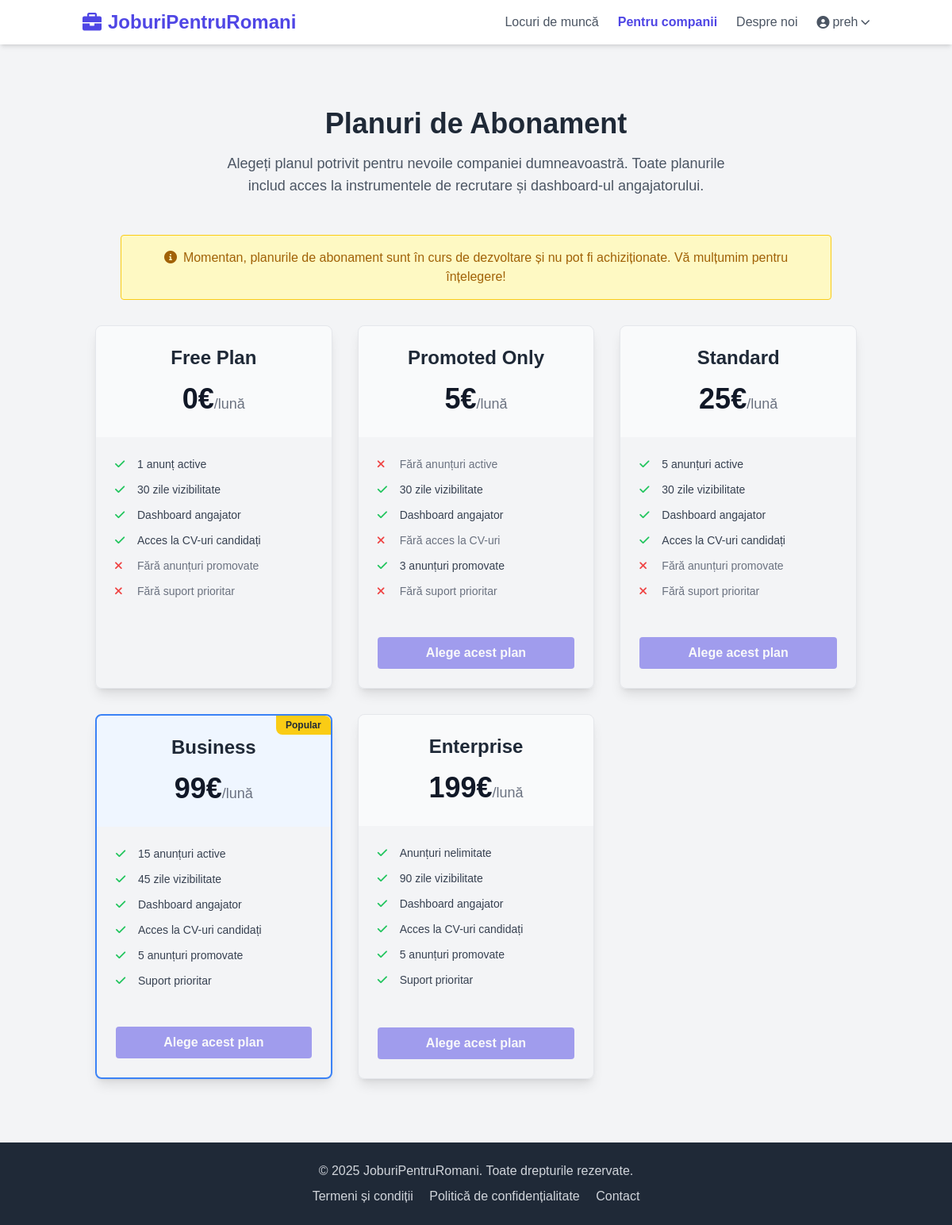
Page /payments/plans/ (signed in) on the committed database.
### accounts/models.py (models this page shows, shortened)
class User(AbstractUser):
    USER_TYPE_CHOICES = (
        ('job_seeker', 'Job Seeker'),
        ('company', 'Company'),
    )
    user_type = models.CharField(max_length=20, choices=USER_TYPE_CHOICES, default='job_seeker')
    groups = models.ManyToManyField(
        'auth.Group',
        verbose_name='groups',
        blank=True,
        help_text='The groups this user belongs to. A user will get all permissions granted to each of their groups.',
        related_name="custom_user_set", # Changed related_name
        related_query_name="user",
    )
    user_permissions = models.ManyToManyField(
        'auth.Permission',
        verbose_name='user permissions',
        blank=True,
        help_text='Specific permissions for this user.',
        related_name="custom_user_set", # Changed related_name
        related_query_name="user",
    )
    is_active = models.BooleanField(
        'active',
        default=False, # Changed default to False
        help_text= (
            'Designates whether this user should be treated as active. '
            'Unselect this instead of deleting accounts.'
        ),
    )

### payments/models.py (models this page shows, shortened)
class SubscriptionPlan(models.Model):
    name = models.CharField(max_length=100, unique=True) # e.g., Free, Standard, Business
    slug = models.SlugField(max_length=100, unique=True, blank=True)
    description = models.TextField(blank=True, null=True) # Optional description
    price = models.DecimalField(max_digits=10, decimal_places=2, default=0.00)
    currency = models.CharField(max_length=3, default='€') # Assuming Euro for now
    max_active_jobs = models.PositiveIntegerField(default=1, help_text="Maximum number of jobs a company can have active at once. Use 0 for unlimited (handle in logic).")
    visibility_days = models.PositiveIntegerField(default=30, help_text="Number of days a job posting remains visible.")
    has_company_dashboard = models.BooleanField(default=True, help_text="Does this plan include access to the company dashboard?")
    has_cv_access = models.BooleanField(default=False, help_text="Does this plan allow access to candidate CVs?")
    promoted_jobs_limit = models.PositiveIntegerField(default=0, help_text="Maximum number of jobs that can be promoted simultaneously.")
    has_priority_support = models.BooleanField(default=False, help_text="Does this plan include priority support?")
    is_active = models.BooleanField(default=True, help_text="Allow disabling plans from being selected.")
    is_featured = models.BooleanField(default=False, help_text="Mark this plan as 'Popular' or featured.")
    is_promoted_only = models.BooleanField(default=False, help_text="Is this a special plan only for promoting existing jobs?")
    class Meta:
        ordering = ['price'] # Order plans by price by default

### payments/views.py (the view, shortened to what this page needs)
# urls.py: path('plans/', views.plan_list, name='plan_list'),
@login_required
def plan_list(request):
    plans = SubscriptionPlan.objects.filter(is_active=True).order_by('price')
    context = {'plans': plans}
    return render(request, 'payments/plans.html', context)

### payments/templates/payments/plans.html (shortened to what this page needs)
{% extends 'base.html' %}
{% load static %}
{% block content %}
<div class="container mx-auto px-4 py-12">
    <div class="text-center mb-12">
        <h1 class="text-3xl md:text-4xl font-bold text-gray-800 mb-4">Planuri de Abonament</h1>
        <p class="text-lg text-gray-600 max-w-2xl mx-auto">Alegeți planul potrivit pentru nevoile companiei dumneavoastră. Toate planurile includ acces la instrumentele de recrutare și dashboard-ul angajatorului.</p>
    </div>
    <div class="mb-8 p-4 bg-yellow-100 border border-yellow-400 text-yellow-700 rounded max-w-4xl mx-auto text-center">
        <p><i class="fas fa-info-circle mr-2"></i>Momentan, planurile de abonament sunt în curs de dezvoltare și nu pot fi achiziționate. Vă mulțumim pentru înțelegere!</p>
    </div>
    <div class="grid grid-cols-1 md:grid-cols-2 lg:grid-cols-3 gap-8 max-w-6xl mx-auto items-stretch">
        {% for plan in plans %}
        <div class="relative border rounded-lg shadow-lg flex flex-col {% if plan.is_featured %}border-blue-500 border-2{% else %}border-gray-200{% endif %}">
            {% if plan.is_featured %}
            <span class="absolute top-0 right-0 bg-yellow-400 text-gray-800 text-xs font-bold px-3 py-1 rounded-bl-lg rounded-tr-lg">Popular</span>
            {% endif %}
            <div class="p-6 {% if plan.is_featured %}bg-blue-50{% else %}bg-gray-50{% endif %} rounded-t-lg">
                <h2 class="text-2xl font-semibold text-center text-gray-800 mb-4">{{ plan.name }}</h2>
                <p class="text-4xl font-bold text-center text-gray-900 mb-1">
                    {{ plan.price|floatformat:0 }}{{ plan.currency }}<span class="text-lg font-normal text-gray-500">/lună</span>
                </p>
            </div>
            <ul class="p-6 space-y-3 text-sm text-gray-700 flex-grow">
                <li class="flex items-center">
                    {% if plan.max_active_jobs > 0 %}
                        <i class="fas fa-check text-green-500 w-5 mr-2"></i>
                        {% if plan.max_active_jobs >= 9999 %}
                            Anunțuri nelimitate
                        {% else %}
                            {{ plan.max_active_jobs }} anunț{% if plan.max_active_jobs > 1 %}uri{% endif %} active
                        {% endif %}
                    {% else %}
                         <i class="fas fa-times text-red-500 w-5 mr-2"></i>
                         <span class="text-gray-500">Fără anunțuri active</span>
                    {% endif %}
                </li>
                <li class="flex items-center">
                    {% if plan.visibility_days > 0 %}
                        <i class="fas fa-check text-green-500 w-5 mr-2"></i>
                        {{ plan.visibility_days }} zile vizibilitate
                    {% else %}
                         <i class="fas fa-times text-red-500 w-5 mr-2"></i>
                         <span class="text-gray-500">Vizibilitate limitată</span>
                    {% endif %}
                </li>
                <li class="flex items-center">
                    {% if plan.has_company_dashboard %}
                        <i class="fas fa-check text-green-500 w-5 mr-2"></i>
                        Dashboard angajator
                    {% else %}
                         <i class="fas fa-times text-red-500 w-5 mr-2"></i>
                         <span class="text-gray-500">Fără dashboard angajator</span>
                    {% endif %}
                </li>
                <li class="flex items-center">
                    {% if plan.has_cv_access %}
                        <i class="fas fa-check text-green-500 w-5 mr-2"></i>
                        Acces la CV-uri candidați
                    {% else %}
                         <i class="fas fa-times text-red-500 w-5 mr-2"></i>
                         <span class="text-gray-500">Fără acces la CV-uri</span>
                    {% endif %}
                </li>
                 <li class="flex items-center">
                    {% if plan.promoted_jobs_limit > 0 %}
                        <i class="fas fa-check text-green-500 w-5 mr-2"></i>
                        {{ plan.promoted_jobs_limit }} anunț{% if plan.promoted_jobs_limit > 1 %}uri{% endif %} promovate
                    {% else %}
                         <i class="fas fa-times text-red-500 w-5 mr-2"></i>
                         <span class="text-gray-500">Fără anunțuri promovate</span>
                    {% endif %}
                </li>
                <li class="flex items-center">
                    {% if plan.has_priority_support %}
                        <i class="fas fa-check text-green-500 w-5 mr-2"></i>
                        Suport prioritar
                    {% else %}
                         <i class="fas fa-times text-red-500 w-5 mr-2"></i>
                         <span class="text-gray-500">Fără suport prioritar</span>
                    {% endif %}
                </li>
            </ul>
            <div class="p-6 mt-auto">
                 {% if plan.price == 0 %}
                     {% if not user.is_authenticated or user.user_type == 'job_seeker' %}
                         <a href="{% url 'accounts:company_signup' %}" class="block w-full bg-white hover:bg-gray-100 text-indigo-600 border border-indigo-600 font-bold py-2 px-4 rounded text-center transition duration-300">
                             Înregistrează-te acum
                         </a>
                     {% elif user.is_authenticated and user.user_type == 'company' %}
                     {% else %}
                      {% endif %}
                  {% else %}
                      <button disabled class="block w-full bg-indigo-600 text-white font-bold py-2 px-4 rounded text-center opacity-50 cursor-not-allowed">
                          Alege acest plan
                      </button>
                 {% endif %}
            </div>
        </div>
        {% empty %}
        <p class="text-gray-600 md:col-span-2 lg:col-span-3 text-center py-10">Momentan nu sunt disponibile planuri de abonament.</p>
        {% endfor %}
    </div>
</div>
{% endblock %}

### templates/base.html (shortened to what this page needs)
<!DOCTYPE html>
<html lang="ro">
<head>
    <script src="https://cdn.tailwindcss.com"></script>
    <link rel="stylesheet" href="https://cdnjs.cloudflare.com/ajax/libs/font-awesome/6.0.0/css/all.min.css" />
</head>
<body class="bg-gray-100 text-gray-800">
    <nav class="bg-white shadow-md sticky top-0 z-50">
        <div class="container mx-auto px-4 py-3 flex justify-between items-center">
            <a class="text-2xl font-bold text-indigo-600 flex items-center" href="{% url 'core:home' %}">
                <i class="fas fa-briefcase mr-2"></i>
                JoburiPentruRomani
            </a>
            <div class="hidden md:flex items-center space-x-6">
                <a class="text-gray-600 hover:text-indigo-600 {% if request.resolver_match.app_name == 'jobs' %} font-semibold text-indigo-600 {% endif %}" href="{% url 'jobs:job_list' %}">Locuri de muncă</a>
                <a class="text-gray-600 hover:text-indigo-600 {% if request.resolver_match.view_name == 'payments:plan_list' %} font-semibold text-indigo-600 {% endif %}" href="{% url 'payments:plan_list' %}">Pentru companii</a>
                <a class="text-gray-600 hover:text-indigo-600 {% if request.resolver_match.view_name == 'core:about' %} font-semibold text-indigo-600 {% endif %}" href="{% url 'core:about' %}">Despre noi</a>
                {% if user.is_authenticated %}
                    <div class="relative">
                        <button id="user-menu-button" class="flex items-center text-gray-600 hover:text-indigo-600 focus:outline-none">
                            <i class="fas fa-user-circle mr-1"></i> {{ user.username }}
                            <i class="fas fa-chevron-down ml-1 text-xs"></i>
                        </button>
                    </div>
                {% else %}
                    <a href="{% url 'accounts:login' %}" class="text-gray-600 hover:text-indigo-600">Autentificare</a>
                    <a href="{% url 'accounts:signup' %}" class="bg-indigo-600 hover:bg-indigo-700 text-white font-bold py-2 px-4 rounded transition duration-300">Înregistrare</a>
                {% endif %}
            </div>
        </div>
    </nav>
    <main class="container mx-auto px-4 py-8">
        {% block content %}{% endblock %}
    </main>
    <footer class="bg-gray-800 text-gray-300 mt-auto">
        <div class="container mx-auto px-4 py-6 text-center">
            <p>&copy; {% now "Y" %} JoburiPentruRomani. Toate drepturile rezervate.</p>
            <div class="mt-2 space-x-4">
                <a href="{% url 'core:terms' %}" class="hover:text-white">Termeni și condiții</a>
                <a href="{% url 'core:privacy' %}" class="hover:text-white">Politică de confidențialitate</a>
                <a href="{% url 'core:contact' %}" class="hover:text-white">Contact</a>
            </div>
        </div>
    </footer>
</body>
</html>

### templates/base.html (style rules this page uses)
body { display: flex; flex-direction: column; min-height: 100vh; font-family: sans-serif; }
main { flex-grow: 1; }

### rows in the picture
User: username "preh"
SubscriptionPlan: name "Free Plan", price "0", currency "€", max_active_jobs "1", visibility_days "30", has_company_dashboard True (drawn), has_cv_access True (drawn), promoted_jobs_limit 0 (drawn), has_priority_support False (drawn)
SubscriptionPlan: name "Promoted Only", price "5", currency "€", max_active_jobs 0 (drawn), visibility_days "30", has_company_dashboard True (drawn), has_cv_access False (drawn), promoted_jobs_limit "3", shows "uri", has_priority_support False (drawn), shows "Alege acest plan"
SubscriptionPlan: name "Standard", price "25", currency "€", max_active_jobs "5", shows "uri", visibility_days "30", has_company_dashboard True (drawn), has_cv_access True (drawn), promoted_jobs_limit 0 (drawn), has_priority_support False (drawn), shows "Alege acest plan"
SubscriptionPlan: is_featured "Popular", name "Business", price "99", currency "€", max_active_jobs "15", shows "uri", visibility_days "45", has_company_dashboard True (drawn), has_cv_access True (drawn), promoted_jobs_limit "5", has_priority_support True (drawn), shows "Alege acest plan"
SubscriptionPlan: name "Enterprise", price "199", currency "€", max_active_jobs "Anunțuri nelimitate", visibility_days "90", has_company_dashboard True (drawn), has_cv_access True (drawn), promoted_jobs_limit "5", has_priority_support True (drawn), shows "Alege acest plan"
